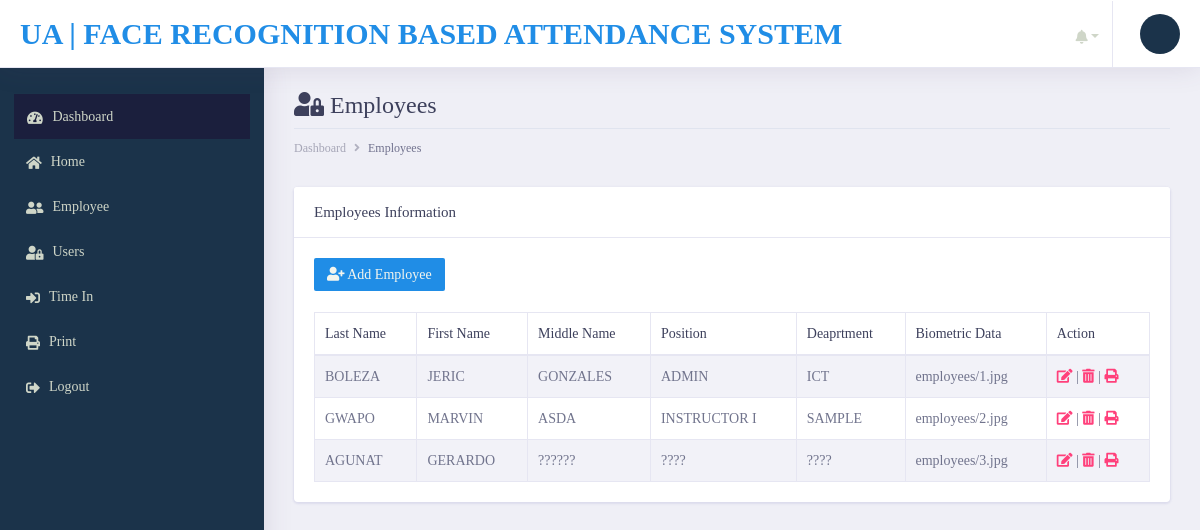
The app's page /data_employees.php, older data.
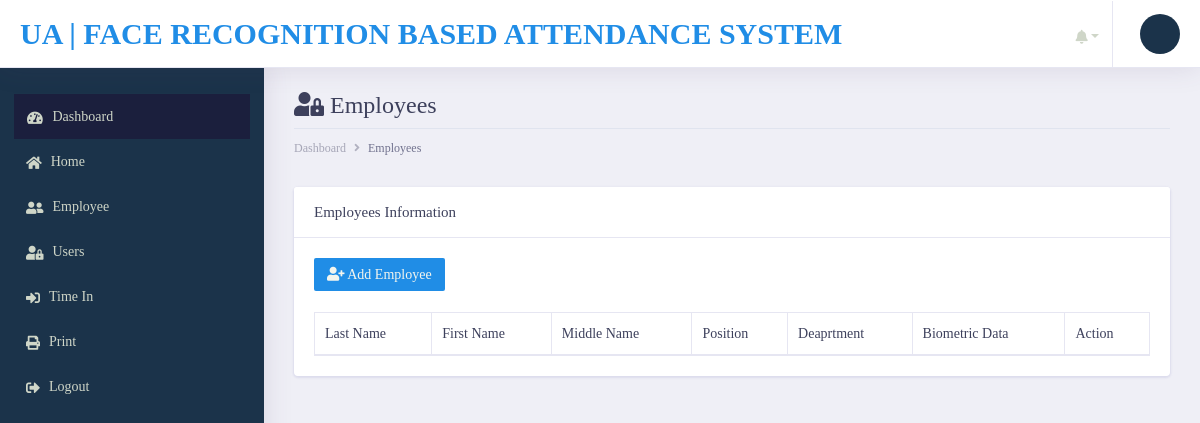
The same page, newer data.
### tables this page shows
CREATE TABLE `employee` (
  `emp_id` int(11) NOT NULL AUTO_INCREMENT,
  `lastname` varchar(50) NOT NULL,
  `firstname` varchar(50) NOT NULL,
  `middlename` varchar(50) NOT NULL,
  `position` varchar(50) NOT NULL,
  `department` varchar(50) NOT NULL,
  `biometric` varchar(100) NOT NULL,
  PRIMARY KEY (`emp_id`)
);

### config/class_model.php (called while the page is built, shortened)
<?php
	class class_model{
		public $host = db_host;
		public $user = db_user;
		public $pass = db_pass;
		public $dbname = db_name;
		public $conn;
		private function connect(){
			$this->conn = new mysqli($this->host, $this->user, $this->pass, $this->dbname);
		}
			 public function fetchAll_employees(){
				 $sql = "SELECT * FROM  employee";
					 $stmt = $this->conn->prepare($sql);
					 $stmt->execute();
					 $result = $stmt->get_result();
					 $data = array();
					  while ($row = $result->fetch_assoc()) {
								$data[] = $row;
						 }
					  return $data;
			   }
	}
?>

### data_employees.php (the view, shortened to what this page needs)
<?php include('config/header.php');?>
<?php include('config/sidebar.php');?>
        <div class="dashboard-wrapper">
            <div class="container-fluid  dashboard-content">
                <div class="row">
                    <div class="col-xl-12 col-lg-12 col-md-12 col-sm-12 col-12">
                        <div class="page-header">
                             <h2 class="pageheader-title"><i class="fa fa-fw fa-user-lock"></i> Employees </h2>
                            <div class="page-breadcrumb">
                                <nav aria-label="breadcrumb">
                                    <ol class="breadcrumb">
                                        <li class="breadcrumb-item"><a href="#" class="breadcrumb-link">Dashboard</a></li>
                                        <li class="breadcrumb-item active" aria-current="page">Employees</li>
                                    </ol>
                                </nav>
                            </div>
                        </div>
                    </div>
                </div>
                    <div class="row">
                        <div class="col-xl-12 col-lg-12 col-md-12 col-sm-12 col-12">
                            <div class="card">
                                <h5 class="card-header">Employees Information</h5>
                                <div class="card-body">
                                    <div class="table-responsive">
                                        <a href="registration_form.php" class="btn btn-sm" style="background-color:#208de6 !important;
                                        color: rgb(243, 245, 238) !important;"><i class="fa fa-fw fa-user-plus"></i> Add Employee</a><br><br>
                                        <table class="table table-striped table-bordered first">
                                            <thead>
                                                <tr>
                                                    <th scope="col">Last Name</th>
                                                    <th scope="col">First Name</th>
                                                    <th scope="col">Middle Name</th>
                                                    <th scope="col">Position</th>
                                                    <th scope="col">Deaprtment</th>
                                                    <th scope="col">Biometric Data</th>
                                                    <th scope="col">Action</th>
                                                </tr>
                                            </thead>
                                            <tbody>
                                             <?php
                                                $conn = new class_model();
                                                $employee = $conn->fetchAll_employees();
                                               ?>
                                               <?php foreach ($employee as $row) { ?>
                                                <tr>
                                                    <td><?= $row['lastname']; ?></td>
                                                    <td><?= $row['firstname']; ?></td>
                                                    <td><?= $row['middlename']; ?></td>
                                                    <td><?= $row['position']; ?></td>
                                                    <td><?= $row['department']; ?></td>
                                                    <td><?= $row['biometric']; ?></td>
                                                    <td class="align-right">
                                                        <a href="emp_update_form.php?emp_id=<?= $row['emp_id']; ?>&firstname=<?php echo $row['firstname']; ?>&lastname=<?php echo $row['lastname']; ?> &middlename=<?php echo $row['middlename']; ?>&position=<?php echo $row['position']; ?>&department=<?php echo $row['department']; ?>" class="text-secondary font-weight-bold text-xs" data-toggle="tooltip" data-original-title="Edit user">
                                                          <i class="fa fa-edit"></i>
                                                        </a> |
                                                        <a href="javascript:;" data-id="<?= $row['emp_id']; ?>" class="text-secondary font-weight-bold text-xs delete" data-toggle="tooltip" data-original-title="remove user">
                                                          <i class="fa fa-trash-alt"></i>
                                                        </a>|
                                                        <a href="time_record.php?emp_id=<?= $row['emp_id']; ?>&fname=<?php echo $row['firstname']; ?>" class="text-secondary font-weight-bold text-xs" data-toggle="tooltip" data-original-title="Edit user">
                                                        <i class="fas fa-print"></i>
                                                        </a>
                                                      </td>
                                                </tr>
                                             <?php } ?>
                                            </tbody>
                                        </table>
                                    </div>
                                </div>
                            </div>
                        </div>
                    </div>
            </div>
        </div>
    </div>
</body>
</html>

### config/header.php (shortened to what this page needs)
<?php
  include('class_model.php');
?>
<!doctype html>
<html lang="en">
<head>
    <link rel="stylesheet" href="config/vendor/bootstrap/css/bootstrap.min.css">
    <link rel="stylesheet" href="config/libs/css/style.css">
    <link rel="stylesheet" href="config/vendor/fontawesome-free/css/all.min.css">
    <link rel="stylesheet" type="text/css" href="config/vendor/datatables/css/dataTables.bootstrap4.css">
    <link rel="stylesheet" type="text/css" href="config/vendor/datatables/css/buttons.bootstrap4.css">
    <link rel="stylesheet" type="text/css" href="config/vendor/datatables/css/select.bootstrap4.css">
    <link rel="stylesheet" type="text/css" href="config/vendor/datatables/css/fixedHeader.bootstrap4.css">
</head>
<body>
    <div class="dashboard-main-wrapper">
        <div class="dashboard-header">
            <nav class="navbar navbar-expand-lg bg-white fixed-top">
                <a class="navbar-brand" href="index.php"><p style="color: #208de6;font-size: 100%;size: 3em">UA | Face Recognition Based Attendance System</p></a>
                <div class="collapse navbar-collapse " id="navbarSupportedContent">
                    <ul class="navbar-nav ml-auto navbar-right-top">
                         <li class="nav-item dropdown">
                            <a class="nav-link nav-user-img" href="#" id="navbarDropdownMenuLink1" data-toggle="dropdown" aria-haspopup="true" aria-expanded="false">
                                <a href="#" class="dropdown-toggle" data-toggle="dropdown"><span class="badge badge-danger count"></span>&nbsp;<i class="fa fa-bell" style="color: black"></i></a>
                        </li>&nbsp;&nbsp;
                        <li class="nav-item dropdown nav-user">
                            <a class="nav-link nav-user-img" href="#" id="navbarDropdownMenuLink2" data-toggle="dropdown" aria-haspopup="true" aria-expanded="false">
                            <div id="profileImage" style="background-color: #1b334a"></div></a>
                        </li>
                    </ul>
                </div>
            </nav>
        </div>

### config/sidebar.php (shortened to what this page needs)
<div class="nav-left-sidebar sidebar-dark" style="background-color: #1b334a;">
    <div class="menu-list">
        <nav class="navbar navbar-expand-lg navbar-light">
            <div class="collapse navbar-collapse" id="navbarNav">
                <ul class="navbar-nav flex-column">
                    <li class="nav-divider">
                    </li>
                    <li class="nav-item ">
                        <a class="nav-link" href="dashboard.php" style="background-color: rgb(27, 31, 61);"><i class="fa fa-fw fa-tachometer-alt"></i>Dashboard <span class="badge badge-success">6</span></a>
                    </li>
                    <li class="nav-item ">
                        <a class="nav-link" href="dashboard.php"><i class="fas fa-home"></i>Home <span class="badge badge-success">6</span></a>
                    </li>
                    <li class="nav-item ">
                        <a class="nav-link" href="data_employees.php"><i class="fas fa-user-friends"></i>Employee  <span class="badge badge-success">6</span></a>
                    </li>
                    <li class="nav-item ">
                        <a class="nav-link" href="users.php"><i class="fas fa-user-lock"></i>Users <span class="badge badge-success">6</span></a>
                    </li>
                    <li class="nav-item ">
                        <a class="nav-link" href="index.php"><i class="fas fa-sign-in-alt"></i>Time In <span class="badge badge-success">6</span></a>
                    </li>
                    <li class="nav-item ">
                        <a class="nav-link" href="print_employee.php"><i class="fas fa-print"></i>Print<span class="badge badge-success">6</span></a>
                    </li>
                    <li class="nav-item ">
                        <a class="nav-link" href="config/logout.php"><i class="fas fa-sign-out-alt"></i>Logout <span class="badge badge-success">6</span></a>
                    </li>
                </ul>
            </div>
        </nav>
    </div>
</div>

### config/header.php (style rules this page uses)
ul.navbar-nav li a { color: rgb(207, 214, 200) !important; }
ul.navbar-nav li a i { color: rgb(207, 214, 200) !important; }
.navbar-brand { color: rgb(255, 55, 0) !important; }
#profileImage { width: 40px; height: 40px; border-radius: 50%; background:#d6821c; font-size: 16px; color: #fff; text-align: center; line-height: 41px; margin: 0px 0; }

Row changes from the older to the newer data that the page shows:
removed employee: lastname "BOLEZA", firstname "JERIC", middlename "GONZALES", position "ADMIN", department "ICT", biometric "employees/1.jpg"
removed employee: lastname "GWAPO", firstname "MARVIN", middlename "ASDA", position "INSTRUCTOR I", department "SAMPLE", biometric "employees/2.jpg"
removed employee: lastname "AGUNAT", firstname "GERARDO", middlename "??????", position "????", department "????", biometric "employees/3.jpg"
